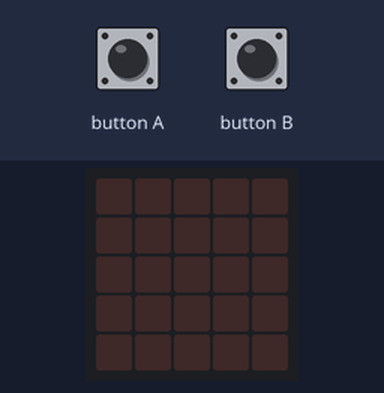
Bench run of a program on a simulated BBC micro:bit (MakeCode). On the bench: the board's 5×5 LED display. Inputs (shaded band) come from the test bench.

Above: at 1.2 s.
1.3 s: button A pressed for 0.15 s
At 1.55 s:
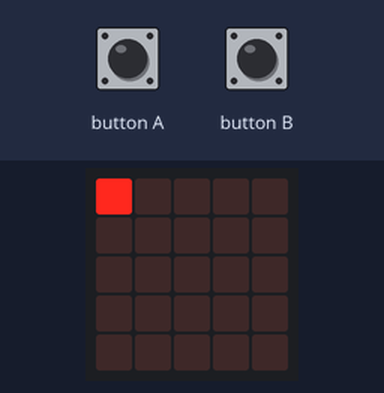
At 1.95 s:
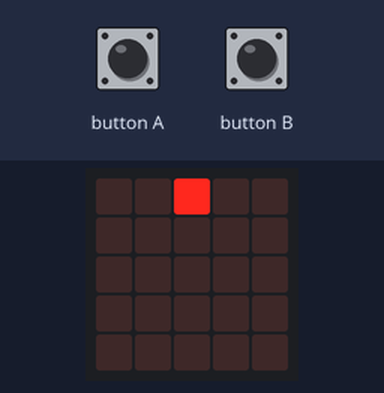
4.3 s: button B pressed for 0.15 s
At 4.75 s:
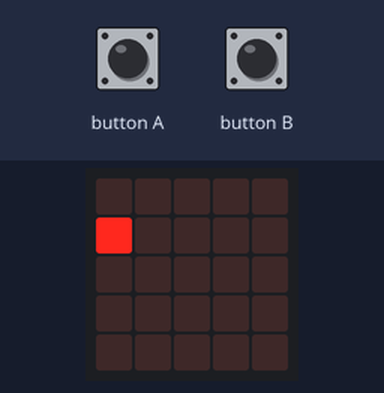
Timing chart, 0 to 7.3 s (numbered marks = the images above; inputs shaded):
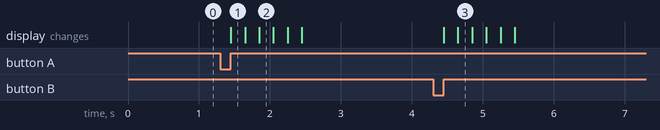

The program:

main.ts
```typescript
let x_value = 0
let y_value = 0
input.onButtonPressed(Button.A, function () {
    x_value = 0
    while (x_value <= 6) {
        led.plot(x_value, 0)
        basic.pause(200)
        basic.clearScreen()
        x_value += 1
    }
})
input.onButtonPressed(Button.B, function () {
    y_value = 0
    while (y_value <= 6) {
        led.plot(0, y_value)
        basic.pause(200)
        basic.clearScreen()
        y_value += 1
    }
})
```

test.ts
```typescript
// 在這裡測試；當此封包作為擴充功能時，將不會編譯此內容。
```

Measured:
- after the input at 1.3 s, the display: changes after 0.15 s (image 1)
- after the input at 4.3 s, the display: first changes after 0.15 s (image 3 shows a later state)
